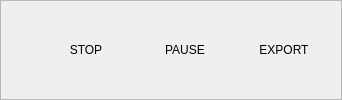
          <widget class="QFrame" name="frame_buttons">
           <property name="minimumSize">
            <size>
             <width>0</width>
             <height>30</height>
            </size>
           </property>
           <property name="frameShape">
            <enum>QFrame::StyledPanel</enum>
           </property>
           <property name="frameShadow">
            <enum>QFrame::Raised</enum>
           </property>
           <layout class="QGridLayout" name="gridLayout_6">
            <property name="leftMargin">
             <number>0</number>
            </property>
            <property name="topMargin">
             <number>0</number>
            </property>
            <property name="rightMargin">
             <number>0</number>
            </property>
            <property name="bottomMargin">
             <number>0</number>
            </property>
            <property name="spacing">
             <number>0</number>
            </property>
            <item row="0" column="0">
             <layout class="QHBoxLayout" name="horizontalLayout_4">
              <property name="spacing">
               <number>9</number>
              </property>
              <property name="topMargin">
               <number>12</number>
              </property>
              <property name="rightMargin">
               <number>12</number>
              </property>
              <property name="bottomMargin">
               <number>12</number>
              </property>
              <item>
               <spacer name="horizontalSpacer_11">
                <property name="orientation">
                 <enum>Qt::Horizontal</enum>
                </property>
                <property name="sizeHint" stdset="0">
                 <size>
                  <width>40</width>
                  <height>20</height>
                 </size>
                </property>
               </spacer>
              </item>
              <item>
               <widget class="QPushButton" name="buttonStop">
                <property name="sizePolicy">
                 <sizepolicy hsizetype="Fixed" vsizetype="Fixed">
                  <horstretch>0</horstretch>
                  <verstretch>0</verstretch>
                 </sizepolicy>
                </property>
                <property name="minimumSize">
                 <size>
                  <width>90</width>
                  <height>25</height>
                 </size>
                </property>
                <property name="maximumSize">
                 <size>
                  <width>90</width>
                  <height>25</height>
                 </size>
                </property>
                <property name="text">
                 <string>STOP</string>
                </property>
                <property name="flat">
                 <bool>true</bool>
                </property>
               </widget>
              </item>
              <item>
               <widget class="QPushButton" name="buttonPause">
                <property name="sizePolicy">
                 <sizepolicy hsizetype="Fixed" vsizetype="Fixed">
                  <horstretch>0</horstretch>
                  <verstretch>0</verstretch>
                 </sizepolicy>
                </property>
                <property name="minimumSize">
                 <size>
                  <width>90</width>
                  <height>25</height>
                 </size>
                </property>
                <property name="maximumSize">
                 <size>
                  <width>90</width>
                  <height>25</height>
                 </size>
                </property>
                <property name="text">
                 <string>PAUSE</string>
                </property>
                <property name="flat">
                 <bool>true</bool>
                </property>
               </widget>
              </item>
              <item>
               <widget class="QPushButton" name="buttonExport">
                <property name="enabled">
                 <bool>true</bool>
                </property>
                <property name="sizePolicy">
                 <sizepolicy hsizetype="Fixed" vsizetype="Fixed">
                  <horstretch>0</horstretch>
                  <verstretch>0</verstretch>
                 </sizepolicy>
                </property>
                <property name="minimumSize">
                 <size>
                  <width>90</width>
                  <height>25</height>
                 </size>
                </property>
                <property name="maximumSize">
                 <size>
                  <width>90</width>
                  <height>25</height>
                 </size>
                </property>
                <property name="text">
                 <string>EXPORT</string>
                </property>
                <property name="autoDefault">
                 <bool>false</bool>
                </property>
                <property name="flat">
                 <bool>true</bool>
                </property>
               </widget>
              </item>
             </layout>
            </item>
           </layout>
          </widget>
